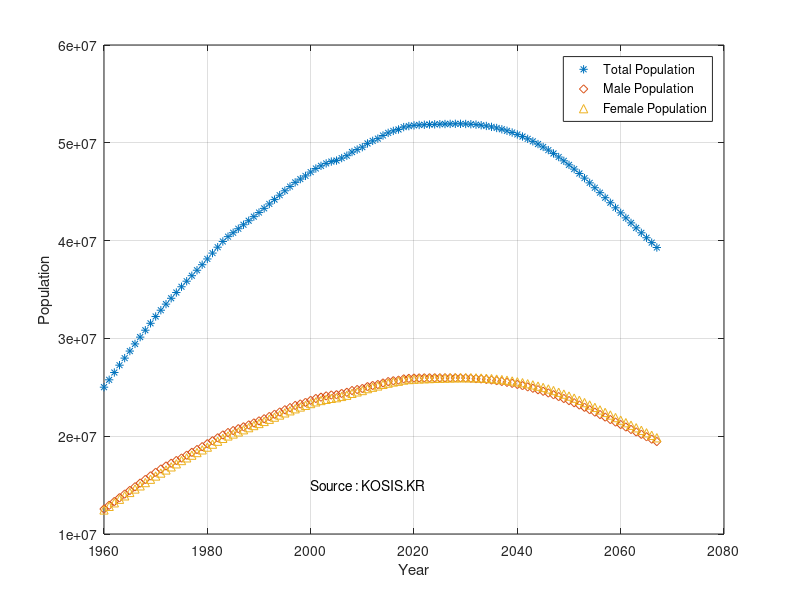

Write MATLAB code to recreate this figure.
data = load ('data_korea_population_change_from_1960_to_2067.txt') ;
% 'data_korea_...'파일을 불러와 data 변수에 load
% ';' 은 command 창에 data를 표시 하지않음을 나타냄
year = data(1, : ) ; 
totalPopulation = data(2, : ) ;
malePopulation = data(3, : ) ;
femalePopulation = data(4, : ) ;

plot(year, totalPopulation, '*', ...
     year, malePopulation, 'd', ...
     year, femalePopulation, '^')
xlabel('Year')
ylabel('Population')
legend('Total Population', ...
       'Male Population', ...
       'Female Population')
grid on % plot에 줄 표시
text(2000, 1.5e7, 'Source : KOSIS.KR')
% text(x, y, txt) - x와 y좌표에 문구(txt) 작성